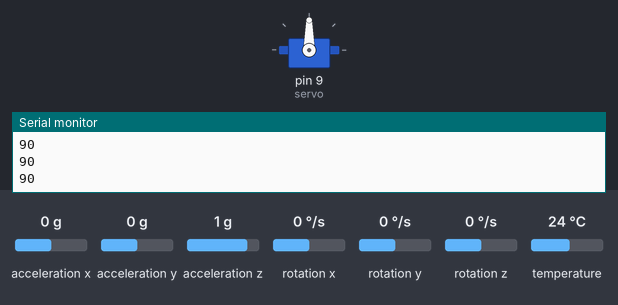
Bench run of a sketch on a simulated Arduino Uno, built with avr-gcc and run on an emulated ATmega328P. Parts: servo, the last lines printed to the serial monitor. Inputs (shaded band) come from the test bench; at power-on: acceleration y 0 g, acceleration x 0 g, acceleration z 1 g, rotation x 0 °/s, rotation y 0 °/s, rotation z 0 °/s, temperature 24 °C.

Above: at 1.3 s.
1.4 s: acceleration y set to -0.3 g
At 1.9 s:
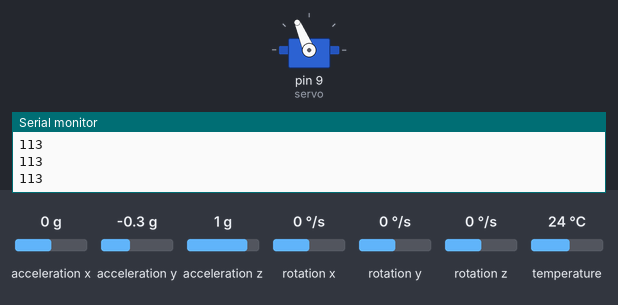
2.9 s: acceleration y set to -1.4 g
At 4.1 s:
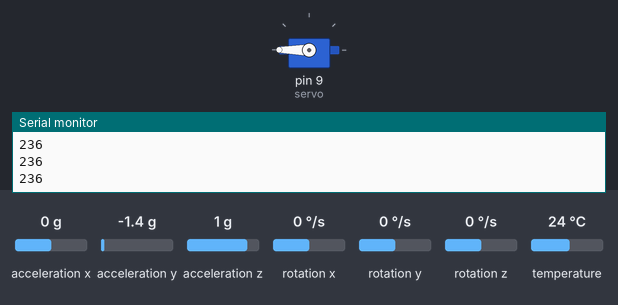
4.4 s: acceleration y set to -0.8 g
At 5.0 s:
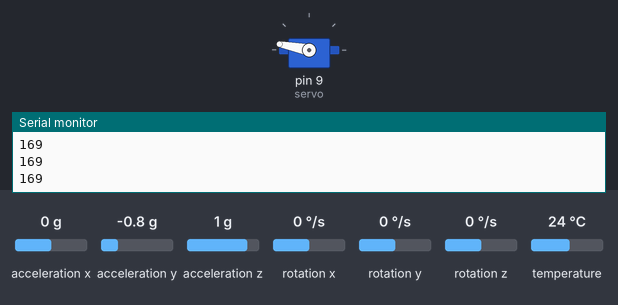
5.9 s: acceleration y set to 0.8 g
At 6.2 s:
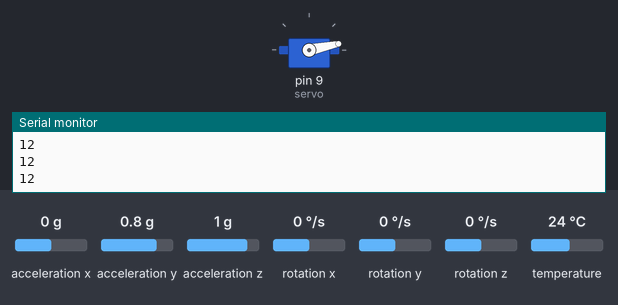
7.4 s: acceleration y set to 0 g
At 7.7 s:
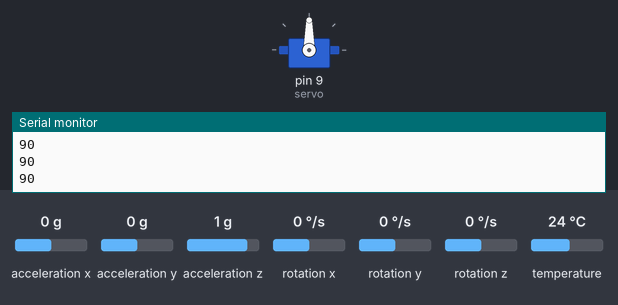
Timing chart, 0 to 9.9 s (numbered marks = the images above; inputs shaded):
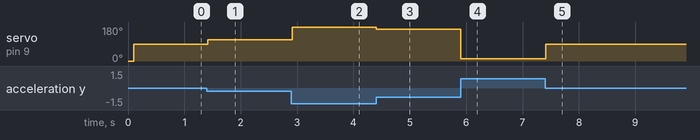

The sketch:

rocketFin.ino
```cpp
#include <Adafruit_MPU6050.h>
#include <Adafruit_Sensor.h>
#include <Wire.h>
#include <Servo.h>

Servo servo;
Adafruit_MPU6050 mpu;

void setup(void)
{
  Serial.begin(115200);
  servo.attach(9);
  Wire.begin();
  mpu.begin();
  servo.write(0);

  mpu.setAccelerometerRange(MPU6050_RANGE_8_G);
  mpu.setGyroRange(MPU6050_RANGE_1000_DEG);
  mpu.setFilterBandwidth(MPU6050_BAND_21_HZ);

  delay(100);
}

void loop()
{

  sensors_event_t a, g, temp;
  mpu.getEvent(&a, &g, &temp);

  int value = a.acceleration.y;

  value = map(value, -8, 8, 180, 0);
  servo.write(value);
  Serial.println(value);
  delay(10);
}
```

Measured:
- the behaviour switches between -0.1 and -0.2 g on acceleration y (found by bisection; images 0 and 1)
- after the input at 1.4 s, servo on pin 9 (servo): 90° → 113° at once
- after the input at 2.9 s, servo on pin 9 (servo): 113° → 180° at once
- after the input at 4.4 s, servo on pin 9 (servo): 180° → 169° at once
- after the input at 5.9 s, servo on pin 9 (servo): 169° → 12° at once
- after the input at 7.4 s, servo on pin 9 (servo): 12° → 90° at once
